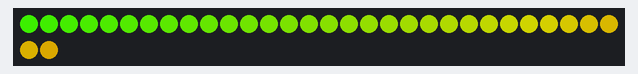
Simulated run of this sketch. Board: ATtiny85, built with avr-gcc and run on an emulated ATtiny85. Shown: 32 RGB LEDs in strip order, left to right, continuing on the next row. Dim RGB values are drawn brighter than linear.

Above: at 4.54 s.
At 5.17 s:
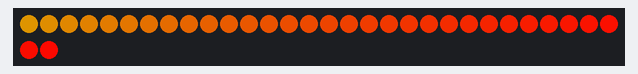
At 5.79 s:
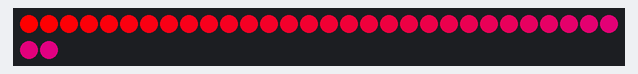
At 6.42 s:
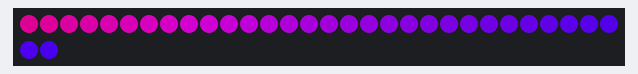
At 7.05 s:
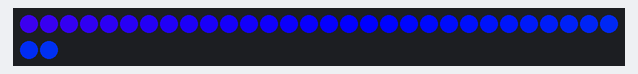
At 8.31 s:
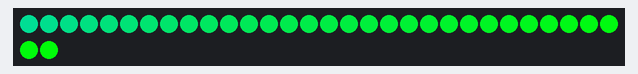

The sketch:

sketch_ringmod2.ino
```cpp
#include <Adafruit_NeoPixel.h>
#ifdef __AVR_ATtiny85__ // Trinket, Gemma, etc.
#include <avr/power.h>
#endif

#define PIN 0

Adafruit_NeoPixel strip = Adafruit_NeoPixel(32, PIN);
// http://learn.adafruit.com/downloads/pdf/adafruit-neopixel-uberguide.pdf

uint8_t  mode   = 1, // Current animation effect
         offset = 0, // Position of spinny eyes
         offset2 = 0; // Position of spinny eyes
uint32_t color  = 0xFF0000; // Start red
uint32_t prevTime;
uint8_t  i;
uint32_t t;


void setup() {
#ifdef __AVR_ATtiny85__ // Trinket, Gemma, etc.
  if (F_CPU == 16000000) clock_prescale_set(clock_div_1);
#endif
  strip.begin();
  strip.setBrightness(255); // 1/3 brightness
  strip.show();
}

void loop() {
  colorWipe(strip.Color(0, 0, 0), 125); // Black
  //  colorWipe(strip.Color(64, 0, 0), 100); // Red
  //  colorWipe(strip.Color(0, 64, 0), 100); // Green
  //  colorWipe(strip.Color(0, 0, 64), 100); // Blue
  //  colorWave(75);
  //  colorWipe(strip.Color(0,0,0), 100); // Black
    rainbow(15);
  //  colorWipe(strip.Color(0,0,0), 100); // Black
  //  rainbowCycle(15);
  //  colorWipe(strip.Color(0,0,0), 100); // Black
  //  colorWave(30);
  spinyWheels(50);
}

void rainbow(uint8_t wait) {
  uint16_t i, j;

  for (j = 0; j < 256; j++) {
    for (i = 0; i < strip.numPixels(); i++) {
      strip.setPixelColor(i, Wheel((i + j) & 255));
    }
    strip.show();
    delay(wait);
  }
}

/**
 * Scale a value returned from a trig function to a byte value.
 * [-1, +1] -> [0, 254]
 * Note that we ignore the possible value of 255, for efficiency,
 * and because nobody will be able to differentiate between the
 * brightness levels of 254 and 255.
 */
byte trigScale(float val) {
  val += 1.0; // move range to [0.0, 2.0]
  val *= 127.0; // move range to [0.0, 254.0]

  return int(val) & 255;
}

/**
 * Map an integer so that [0, striplength] -> [0, 2PI]
 */
float map2PI(int i) {
  return PI * 2.0 * float(i) / float(strip.numPixels());
}

// Fill the dots one after the other with a color
void colorWipe(uint32_t c, uint8_t wait) {
  for (uint16_t i = 0; i < strip.numPixels(); i++) {
    strip.setPixelColor(i, c);
    strip.show();
    delay(wait);
  }
}


// Slightly different, this makes the rainbow equally distributed throughout
void rainbowCycle(uint8_t wait) {
  uint16_t i, j;

  for (j = 0; j < 256 * 5; j++) { // 5 cycles of all colors on wheel
    for (i = 0; i < strip.numPixels(); i++) {
      strip.setPixelColor(i, Wheel(((i * 256 / strip.numPixels()) + j) & 255));
    }
    strip.show();
    delay(wait);
  }
}

// Input a value 0 to 255 to get a color value.
// The colours are a transition r - g - b - back to r.
uint32_t Wheel(byte WheelPos) {
  if (WheelPos < 85) {
    return strip.Color(WheelPos * 3, 255 - WheelPos * 3, 0);
  } else if (WheelPos < 170) {
    WheelPos -= 85;
    return strip.Color(255 - WheelPos * 3, 0, WheelPos * 3);
  } else {
    WheelPos -= 170;
    return strip.Color(0, WheelPos * 3, 255 - WheelPos * 3);
  }
}

/**
 *      ^   ^   ^
 * ~~~~~ ColorWave ~~~~~
 *        V   V   V
 */
void colorWave(uint8_t wait) {
  int i, j, stripsize, cycle;
  float ang, rsin, gsin, bsin, offset;

  static int tick = 0;

  stripsize = strip.numPixels();
  cycle = stripsize * 25; // times around the circle...

  while (++tick % cycle) {
    offset = map2PI(tick);

    for (i = 0; i < stripsize; i++) {
      ang = map2PI(i) - offset;
      rsin = sin(ang);
      gsin = sin(2.0 * ang / 3.0 + map2PI(int(stripsize / 6)));
      bsin = sin(4.0 * ang / 5.0 + map2PI(int(stripsize / 3)));
      strip.setPixelColor(i, strip.Color(trigScale(rsin), trigScale(gsin), trigScale(bsin)));
    }

    strip.show();
    delay(wait);
  }
}

void spinyWheels(uint8_t wait) {
  int i, j, stripsize, cycle;

  static int tick = 0;
  offset = 0;
  stripsize = strip.numPixels();
  cycle = stripsize * 25; // times around the circle...

  while (++tick % cycle) {


    for (i = 0; i < stripsize; i++) {
      uint32_t c = 0;
      if (((offset + i) & 7) < 2) c = color; // 4 pixels on...
      strip.setPixelColor(            i, c); // First eye
      strip.setPixelColor(stripsize - i, c); // Second eye (flipped)
    }
    strip.show();
    offset++;
    delay(wait);

    t = millis();
    if ((t - prevTime) > 8000) {     // Every 8 seconds...
      mode++;                        // Next mode
      if (mode > 1) {                // End of modes?
        mode = 0;                    // Start modes over
        color >>= 8;                 // Next color R->G->B
        if (!color) color = 0xffae00; // Reset to red
      }
      for (i = 0; i < 32; i++) strip.setPixelColor(i, 0);
      prevTime = t;

    }
  }
}
```
